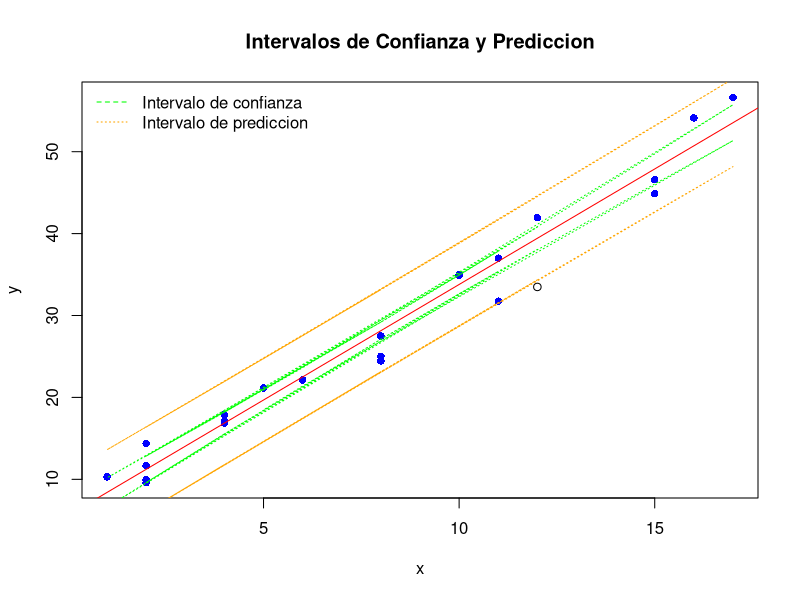
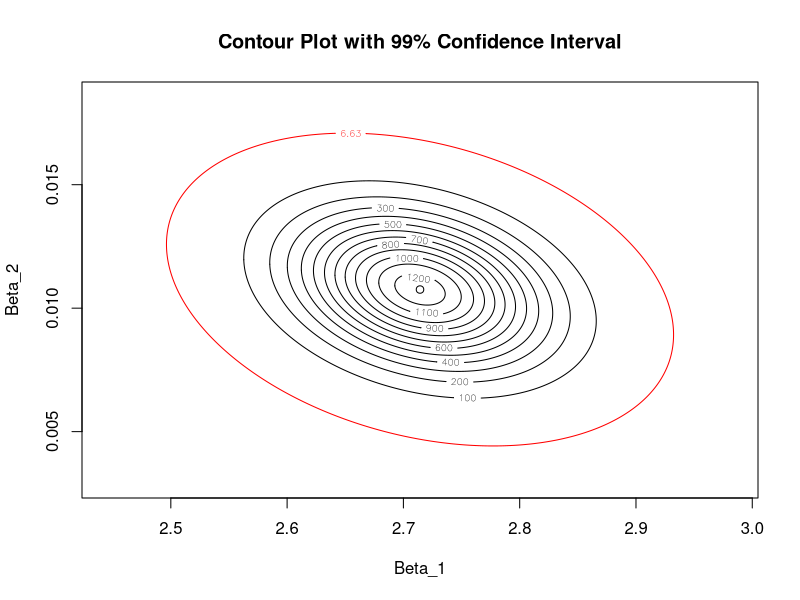

Write R code to recreate these figures, in order.
## ---- chunk 1
knitr::opts_chunk$set(echo = TRUE)
library(car)
library(mnormt)

## ---- chunk 2
data = read.csv("../data/datosRes.csv")
data
## ---- chunk 3
filtered_data = data[-c(9,15,17),]
# Estos puntos están sesgando el modelo, por lo que los quitamos.

filtered_y = filtered_data$Resistencia

filtered_X = data.frame(cbind(filtered_data$Longitud, filtered_data$Altura.matriz, filtered_data$Altura.poste, filtered_data$Altura.amarre))
filtered_X

filtered_ols = lm(filtered_y ~ ., data = filtered_X)

## ---- chunk 4
new_X = data.frame(cbind(12,535,2,1))
new_y = 33.49
new_X
## ---- chunk 5
print("AIC")
filtered_backwards_ols_aic = step(filtered_ols, direction = "backward", trace = 1)
## ---- chunk 6
print("BIC")
n = length(filtered_y)
filtered_backwards_ols_bic = step(filtered_ols, direction = "backward", trace=1, k=log(n))
## ---- chunk 7
X1 = filtered_X[,1]
ols = lm(filtered_y ~ X1) 
summary(ols)
## ---- chunk 8
alfa = 0.05 
confint(ols, level = 1 - alfa)
## ---- chunk 9
pred_conf = predict(ols, interval = "confidence", level = 1 - alfa)
head(data.frame(pred_conf), 6)
## ---- chunk 10
pred_pred = predict(ols, interval = "prediction", level = 1 - alfa)
head(data.frame(pred_pred), 6)
## ---- chunk 11
alfa = 0.05 
confint(ols, level = 1 - alfa)
## ---- chunk 12
predict(ols, newdata = data.frame(X1 = new_X[,1]), interval = "confidence", level = 1 - alfa)
## ---- chunk 13
predict(ols, newdata = data.frame(X1 = new_X[,1]), interval = "prediction", level = 1 - alfa)
## ---- chunk 14
plot(X1, filtered_y, main = "Intervalos de Confianza y Prediccion",
     xlab = "x", ylab = "y", pch = 16, col = "blue")
points(data.frame(X1 = new_X[,1], new_y))
abline(ols, col = "red")


# Añadir el intervalo de confianza
lines(X1, pred_conf[, "lwr"], col = "green", lty = 3)
lines(X1, pred_conf[, "upr"], col = "green", lty = 3)

# Añadir el intervalo de predicción
lines(X1, pred_pred[, "lwr"], col = "orange", lty = 3)
lines(X1, pred_pred[, "upr"], col = "orange", lty = 3)

legend("topleft", legend = c("Intervalo de confianza", "Intervalo de prediccion"),
       col = c("green", "orange"), lty = c(2, 3), bty = "n")
## ---- chunk 15
mlr = lm(filtered_y ~ ., data = filtered_X[,c(1,2)])
summary(mlr)
## ---- chunk 16
alfa = 0.05
confint(mlr, level = 1 - alfa)
## ---- chunk 17
pred_conf = predict(mlr, interval = "confidence", level = 1 - alfa)
head(data.frame(pred_conf), 6)
## ---- chunk 18
pred_pred = predict(mlr, interval = "prediction", level = 1 - alfa)
head(data.frame(pred_conf), 6)
## ---- chunk 19
alfa = 0.05 
confint(mlr, level = 1 - alfa)
## ---- chunk 20
predict(mlr, new_X[,c(1,2)], interval = "confidence", level = 1 - alfa)
## ---- chunk 21
predict(mlr, new_X[,c(1,2)], interval = "prediction", level = 1 - alfa)
## ---- chunk 22
mu = mlr$coefficients[c(2,3)]

n_dim = length(mu)

sigma = vcov(mlr)[c(2,3),c(2,3)]

beta_1 = seq(mu[1]-4*sigma[1,1]**(1/2), mu[1]+4*sigma[1,1]**(1/2), 0.00005) 
beta_2 = seq(mu[2]-4*sigma[2,2]**(1/2), mu[2]+4*sigma[2,2]**(1/2), 0.00005) 

f = function(beta_1, beta_2) dmnorm(cbind(beta_1, beta_2), mu, sigma)
z = outer(beta_1, beta_2, f)

alpha <- 0.01
chi2_99 <- round(qchisq(1 - alpha, df = n_dim - 1), 2)

zoom_out_factor = 0.01

# Calculate the new axis limits
x_range = range(beta_1)
y_range = range(beta_2)

# Plot the contour with zoomed-out limits
contour(beta_1, beta_2, z, xlab = "Beta_1", ylab = "Beta_2", main = "Contour Plot with 99% Confidence Interval")

# Add the contour for the 99% confidence interval
contour(beta_1, beta_2, z, add = TRUE, levels = chi2_99, col = "red")

points(mu[1], mu[2])
